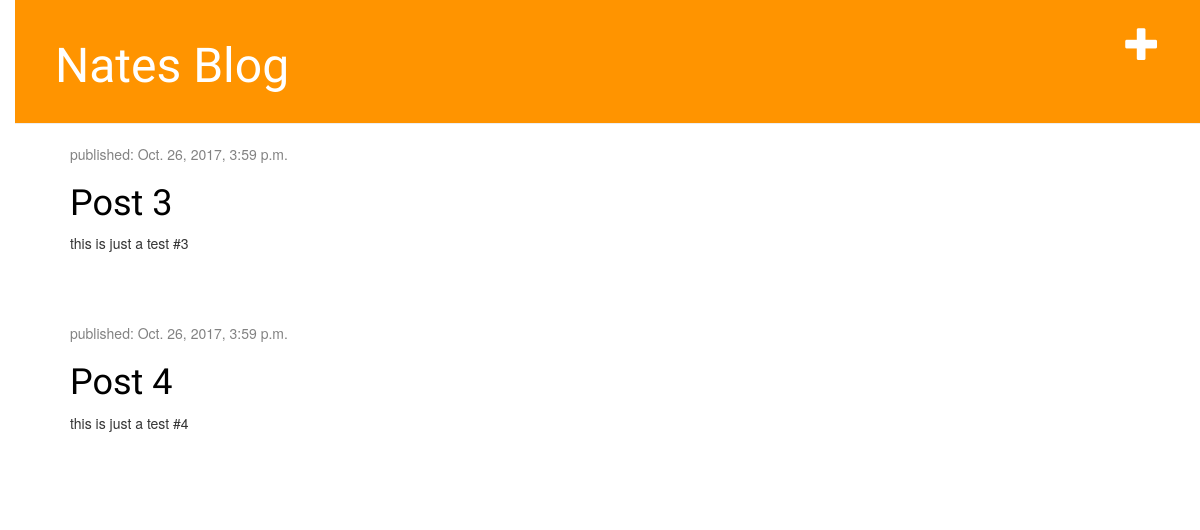
Before: / with the older database file.
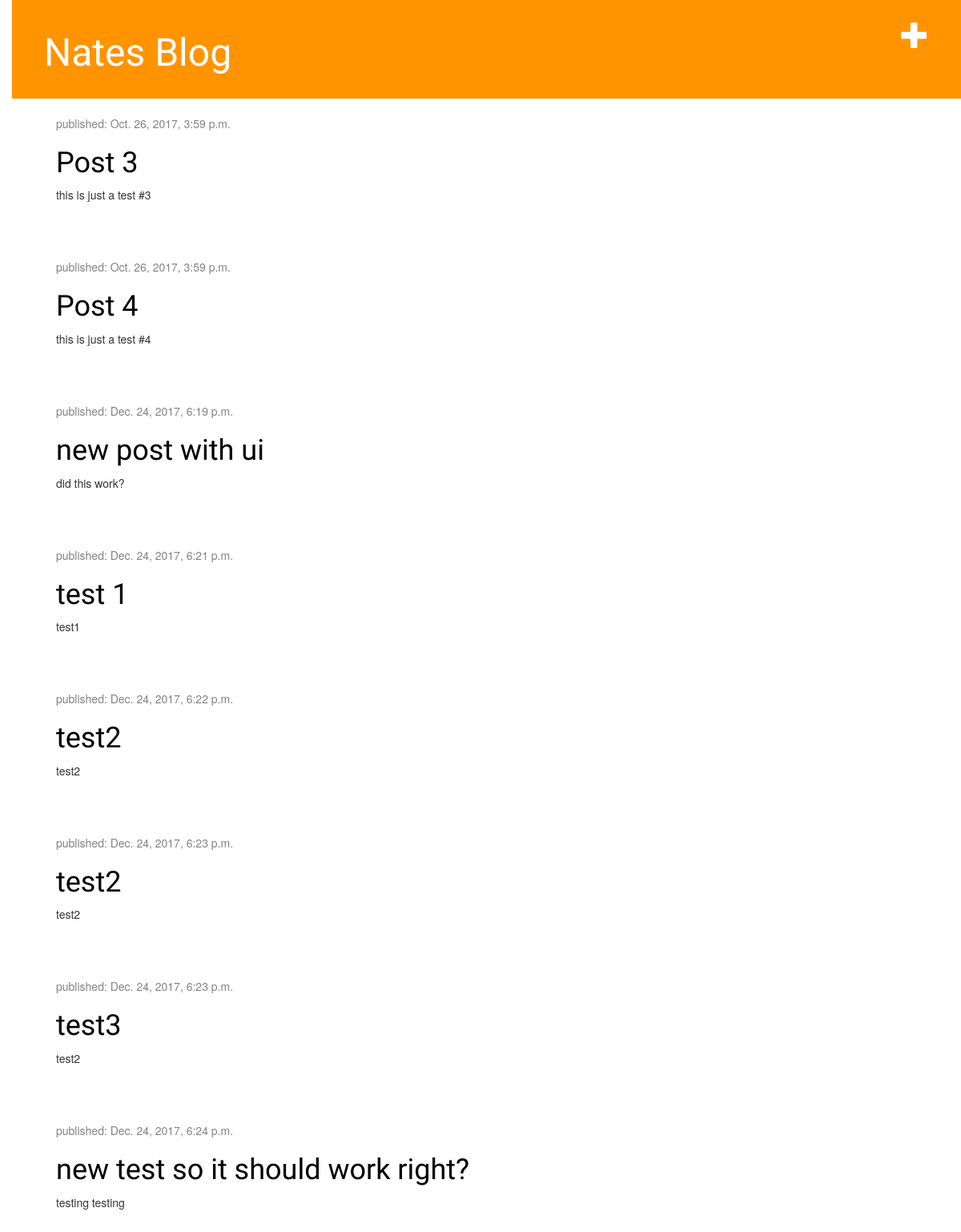
After: the same page with the newer database file.
### blog/models.py (models this page shows, shortened)
class Post(models.Model):
    author = models.ForeignKey('auth.User')
    title = models.CharField(max_length=200)
    text = models.TextField()
    created_date = models.DateTimeField(default=timezone.now())
    published_date = models.DateTimeField(blank=True, null=True)

### blog/views.py (the view)
# urls.py: url(r'^$', views.post_list, name='post_list'),
def post_list(request):
    posts = Post.objects.filter(published_date__lte=timezone.now()).order_by('published_date')
    return render(request, 'blog/post_list.html', {'posts': posts})

### blog/templates/blog/post_list.html
{% extends 'blog/base.html' %}
    {% block post %}
        {% for post in posts %}
        <div class="post">
            <div class="date">
                <p>published: {{post.published_date}}</p>
            </div>
            <h1><a href="{% url 'post_detail' pk=post.pk %}">{{post.title}}</a> </h1>
            <p>{{ post.text | linebreaksbr }}</p>
        </div>
    {% endfor %}
{% endblock %}

### blog/templates/blog/base.html (shortened to what this page needs)
<!DOCTYPE html>
{% load staticfiles %}
<html lang="en">
<head>
    <link rel="stylesheet" href="//maxcdn.bootstrapcdn.com/bootstrap/3.2.0/css/bootstrap.min.css"/>
    <link rel="stylesheet" href="//maxcdn.bootstrapcdn.com/bootstrap/3.2.0/css/bootstrap-theme.min.css"/>
    <link rel="stylesheet" href="{% static 'css/blog.css' %}">
</head>
<body>
    <div class="page-header">
        <a href="{% url 'post_new' %}" class="top-menu"><span class="glyphicon glyphicon-plus"></span></a>
        <h1><a href="/">Nates Blog</a></h1>
    </div>
    <div class="content container">
        <div class="row">
            <div class="col-md-8">
                {% block post %}
                {% endblock %}
            </div>
        </div>
    </div>
</body>
</html>

### blog/static/css/blog.css (style rules this page uses)
body { padding-left: 15px; }
h1 a { color: #FCA205; font-family: 'Lobster'; }
.page-header { background-color: #ff9400; margin-top: 0; padding: 20px 20px 20px 40px; }
.page-header h1, .page-header h1 a, .page-header h1 a:visited, .page-header h1 a:active { color: #ffffff; font-size: 36pt; text-decoration: none; }
.content { margin-left: 40px; }
h1, h2, h3, h4 { font-family: 'Lobster', cursive; }
.date { color: #828282; }
.top-menu, .top-menu:hover, .top-menu:visited { color: #ffffff; float: right; font-size: 26pt; margin-right: 20px; }
.post { margin-bottom: 70px; }
.post h1 a, .post h1 a:visited { color: #000000; }

Changed rows visible on the page:
added Post: published_date "Dec. 24, 2017, 6:19 p.m.", title "new post with ui", text "did this work?"
added Post: published_date "Dec. 24, 2017, 6:21 p.m.", title "test 1", text "test1"
added Post: published_date "Dec. 24, 2017, 6:22 p.m.", title "test2", text "test2"
added Post: published_date "Dec. 24, 2017, 6:23 p.m.", title "test2", text "test2"
added Post: published_date "Dec. 24, 2017, 6:23 p.m.", title "test3", text "test2"
added Post: published_date "Dec. 24, 2017, 6:24 p.m.", title "new test so it should work right?", text "testing testing"
